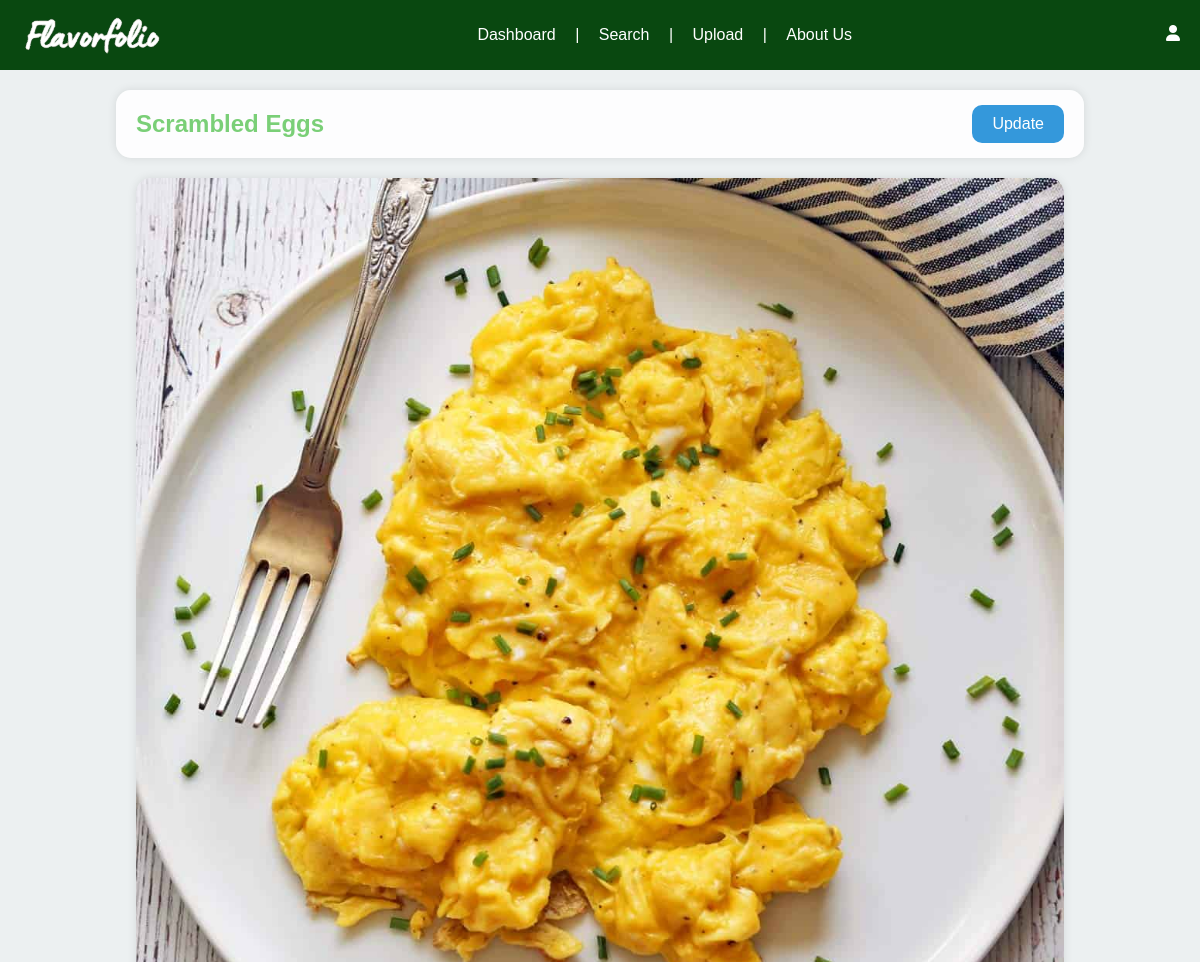
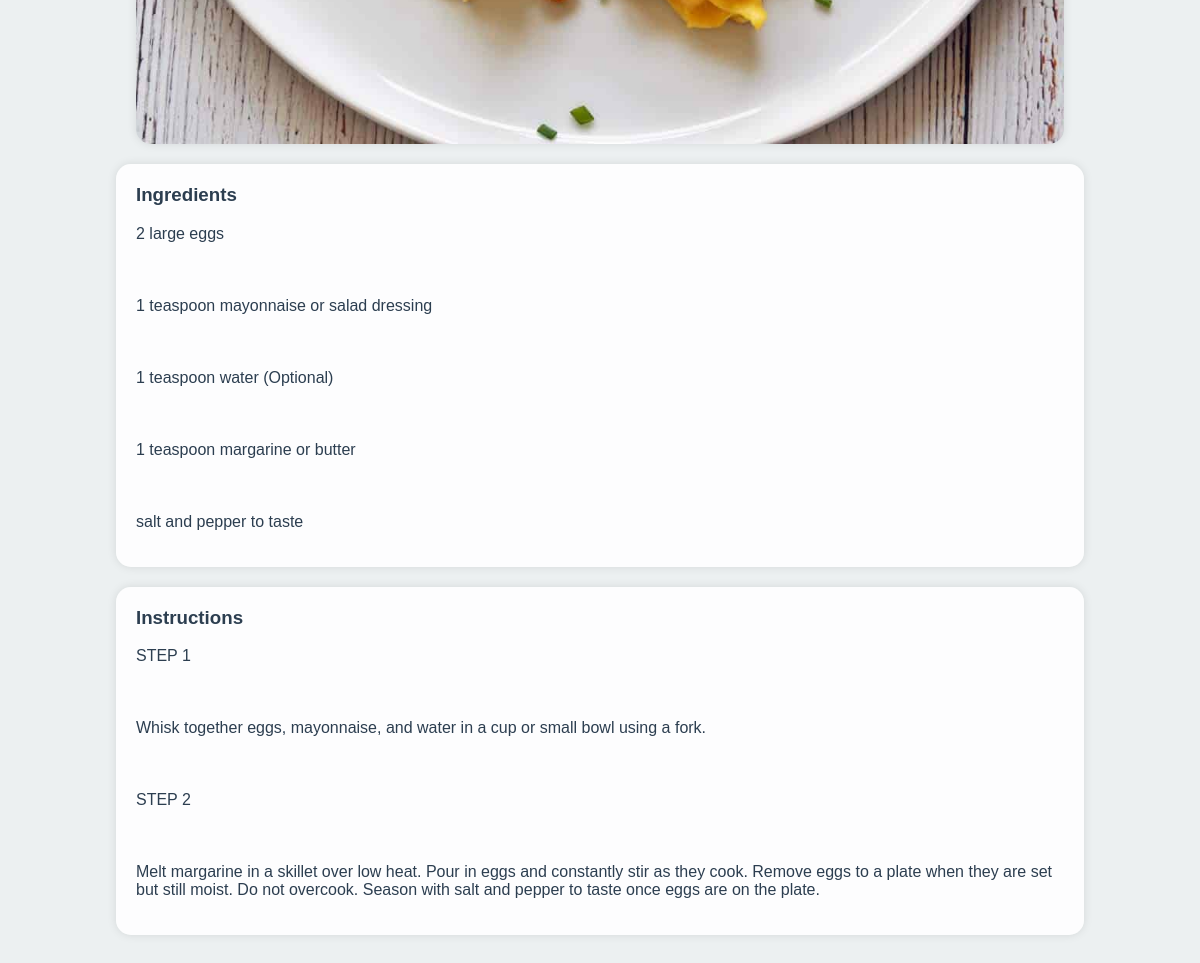
/recipe/1 (signed in), run on the app's committed database (2 pictures, top to bottom).
### tables this page shows
CREATE TABLE recipes (
    id INTEGER PRIMARY KEY AUTOINCREMENT,
    name TEXT NOT NULL,
    ingredients TEXT NOT NULL,
    instructions TEXT NOT NULL,
    image_url TEXT,
    user_id INTEGER NOT NULL,
    FOREIGN KEY (user_id) REFERENCES users (id)
);

### app.py (the view)
@app.route('/recipe/<int:recipe_id>')
def recipe_detail(recipe_id):
    conn = get_db()
    recipe = conn.execute('SELECT * FROM recipes WHERE id = ?', (recipe_id,)).fetchone()
    conn.close()
    if recipe is None:
        abort(404)
    return render_template('recipe_detail.html', recipe=recipe)

### app.py (called while the page is built)
def get_db():
    db = sqlite3.connect('database.db')
    db.row_factory = sqlite3.Row
    return db

@app.before_request
def load_logged_in_user():
    user_id = session.get('user_id')
    if user_id is None:
        g.user = None
    else:
        db = get_db()
        g.user = db.execute('SELECT * FROM users WHERE id = ?', (user_id,)).fetchone()

### templates/recipe_detail.html
{% extends "base.html" %}
{% block content %}
<div class="recipe-detail-container">
    <div class="recipe-name-box">
        <h2>{{ recipe['name'] }}</h2>
        <a href="{{ url_for('update_recipe', recipe_id=recipe['id']) }}" class="update-button">Update</a>
    </div>
    <img src="{{ recipe['image_url'] }}" alt="Recipe Image" class="recipe-image">
    <div class="recipe-ingredients-box">
        <h3>Ingredients</h3>
        <p>{{ recipe['ingredients'].replace('\n', '<br>') | safe }}</p>
    </div>
    <div class="recipe-instructions-box">
        <h3>Instructions</h3>
        <p>{{ recipe['instructions'].replace('\n', '<br>') | safe }}</p>
    </div>
</div>
{% endblock %}

### static/style.css (style rules this page uses)
body { background-color: #ecf0f1; color: #2c3e50; font-family: 'Trebuchet MS', 'Lucida Sans Unicode', 'Lucida Grande', 'Lucida Sans', Arial, sans-serif; margin: 0; padding: 0; }
h2 { margin: 20px 0; text-align: center; color: #7acf77; }
.recipe-detail-container { display: flex; flex-direction: column; align-items: center; padding: 20px; }
.recipe-name-box { display: flex; justify-content: space-between; align-items: center; background-color: rgba(255, 255, 255, 0.9); border-radius: 15px; padding: 20px; width: 80%; box-shadow: 0 0 10px rgba(0, 0, 0, 0.1); margin-bottom: 20px; position: relative; }
.recipe-name-box h2 { margin: 0; }
.update-button { padding: 10px 20px; border-radius: 10px; border: none; background-color: #3498db; color: white; cursor: pointer; position: absolute; right: 20px; text-decoration: none; }
.recipe-image { max-width: 80%; height: auto; border-radius: 15px; margin-bottom: 20px; box-shadow: 0 0 10px rgba(0, 0, 0, 0.1); }
.recipe-ingredients-box, .recipe-instructions-box { background-color: rgba(255, 255, 255, 0.9); border-radius: 15px; padding: 20px; width: 80%; box-shadow: 0 0 10px rgba(0, 0, 0, 0.1); margin-bottom: 20px; }
.recipe-ingredients-box h3, .recipe-instructions-box h3 { margin-top: 0; }
.recipe-ingredients-box p, .recipe-instructions-box p { white-space: pre-wrap; }

### data on the page
recipes: name "Scrambled Eggs", image_url (picture), ingredients.replace "2 large eggs 1 teaspoon mayonnaise or salad dressing 1 teaspoon water (Optional) 1 teaspoon margarine or butter salt and pepper to taste", instructions.replace "STEP 1 Whisk together eggs, mayonnaise, and water in a cup or small bowl using a fork. STEP 2 Melt margarine in a skillet over low heat. Pour in eggs and constantly stir as they cook. Remove eggs to a plate when they are set but still moist. Do not overcook. Season with salt and pepper to taste once eggs are on the plate."
